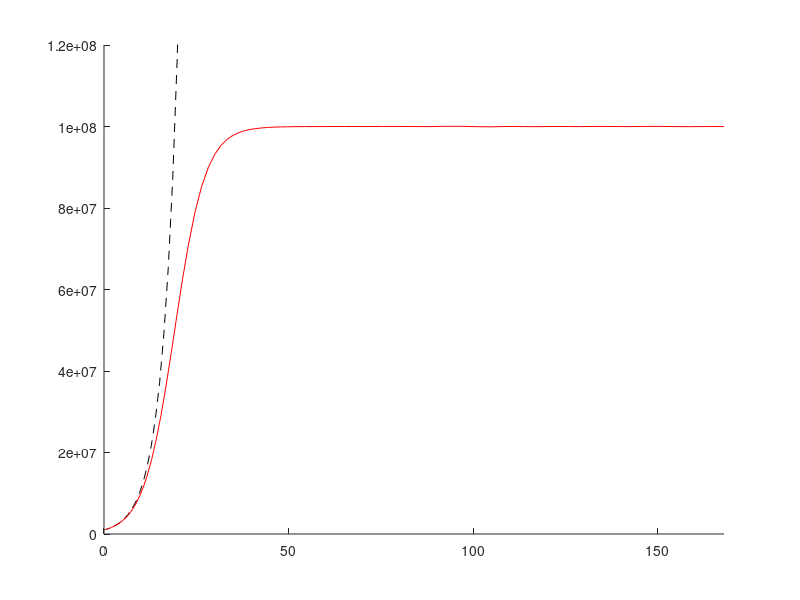

This figure's MATLAB source:
clear, clc, close 

%% Parameters 
% Population growth rate 
r = 0.24;

% Number of days 
days  = 7;

% Number of hours 
hours = 0; 

% Initial number cells 
N0    = 1e6;

% Carrying capacity
K = 1e8;

tspan = [0 (days*24 + hours)]; 

%% Exponential growth
hold on 
dNdt = @(t,N) r*N; 
[t, N] = ode45(dNdt,tspan, N0);
plot(t, N, "k--")


%% Logistic growth 
dNdt = @(t,N) r*N - r*N.^2/K;
[t, N] = ode45(dNdt,tspan, N0);
plot(t, N, "r-")
xlim(tspan)
ylim([0 1.2e8])
hold off 








